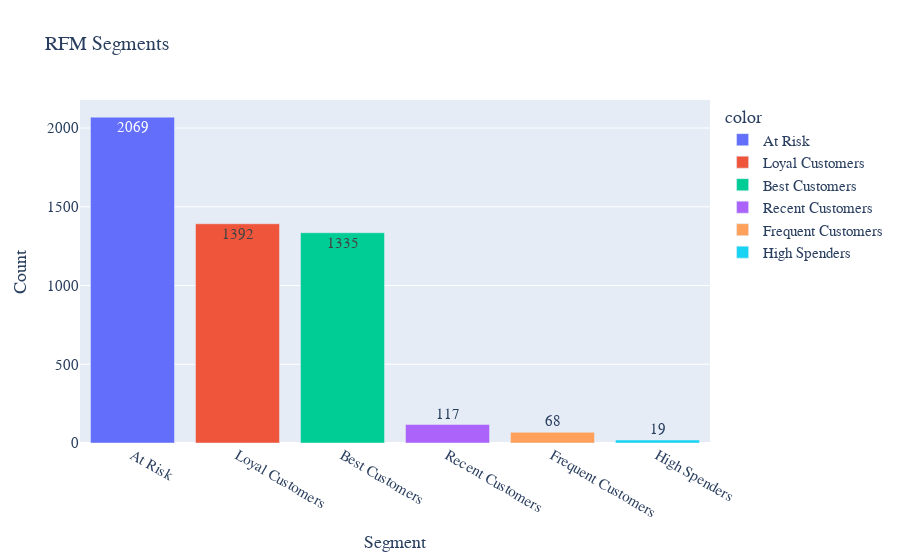

The cell this chart's notebook holds for it:
### Code cell
import plotly.express as px  # For interactive visualizations
segments = rfm['Segment'].value_counts()
fig = px.bar(
     x = segments.index,
     y = segments.values,
     color = segments.index,
     text = segments.values,
     title = "RFM Segments"
)
fig.update_layout(
    xaxis_title="Segment",
    yaxis_title="Count",
    font=dict(size=15, family="Arial"),
    title_font=dict(size=20, family="Arial")
)
fig.show()

### Figure 1 — Plotly figure (JSON) as saved in the notebook; plotly's stock layout.template omitted (floating-point values rounded to 4 significant figures)
{"data": [{"hovertemplate": "color=At Risk<br>x=%{x}<br>y=%{y}<br>text=%{text}<extra></extra>", "legendgroup": "At Risk", "marker": {"color": "#636efa", "pattern": {"shape": ""}}, "name": "At Risk", "orientation": "v", "showlegend": true, "text": [2069.0], "textposition": "auto", "type": "bar", "x": ["At Risk"], "xaxis": "x", "y": [2069], "yaxis": "y"}, {"hovertemplate": "color=Loyal Customers<br>x=%{x}<br>y=%{y}<br>text=%{text}<extra></extra>", "legendgroup": "Loyal Customers", "marker": {"color": "#EF553B", "pattern": {"shape": ""}}, "name": "Loyal Customers", "orientation": "v", "showlegend": true, "text": [1392.0], "textposition": "auto", "type": "bar", "x": ["Loyal Customers"], "xaxis": "x", "y": [1392], "yaxis": "y"}, {"hovertemplate": "color=Best Customers<br>x=%{x}<br>y=%{y}<br>text=%{text}<extra></extra>", "legendgroup": "Best Customers", "marker": {"color": "#00cc96", "pattern": {"shape": ""}}, "name": "Best Customers", "orientation": "v", "showlegend": true, "text": [1335.0], "textposition": "auto", "type": "bar", "x": ["Best Customers"], "xaxis": "x", "y": [1335], "yaxis": "y"}, {"hovertemplate": "color=Recent Customers<br>x=%{x}<br>y=%{y}<br>text=%{text}<extra></extra>", "legendgroup": "Recent Customers", "marker": {"color": "#ab63fa", "pattern": {"shape": ""}}, "name": "Recent Customers", "orientation": "v", "showlegend": true, "text": [117.0], "textposition": "auto", "type": "bar", "x": ["Recent Customers"], "xaxis": "x", "y": [117], "yaxis": "y"}, {"hovertemplate": "color=Frequent Customers<br>x=%{x}<br>y=%{y}<br>text=%{text}<extra></extra>", "legendgroup": "Frequent Customers", "marker": {"color": "#FFA15A", "pattern": {"shape": ""}}, "name": "Frequent Customers", "orientation": "v", "showlegend": true, "text": [68.0], "textposition": "auto", "type": "bar", "x": ["Frequent Customers"], "xaxis": "x", "y": [68], "yaxis": "y"}, {"hovertemplate": "color=High Spenders<br>x=%{x}<br>y=%{y}<br>text=%{text}<extra></extra>", "legendgroup": "High Spenders", "marker": {"color": "#19d3f3", "pattern": {"shape": ""}}, "name": "High Spenders", "orientation": "v", "showlegend": true, "text": [19.0], "textposition": "auto", "type": "bar", "x": ["High Spenders"], "xaxis": "x", "y": [19], "yaxis": "y"}], "layout": {"barmode": "relative", "font": {"family": "Arial", "size": 15}, "legend": {"title": {"text": "color"}, "tracegroupgap": 0}, "title": {"font": {"family": "Arial", "size": 20}, "text": "RFM Segments"}, "xaxis": {"anchor": "y", "domain": [0, 1], "title": {"text": "Segment"}}, "yaxis": {"anchor": "x", "domain": [0, 1], "title": {"text": "Count"}}}}
